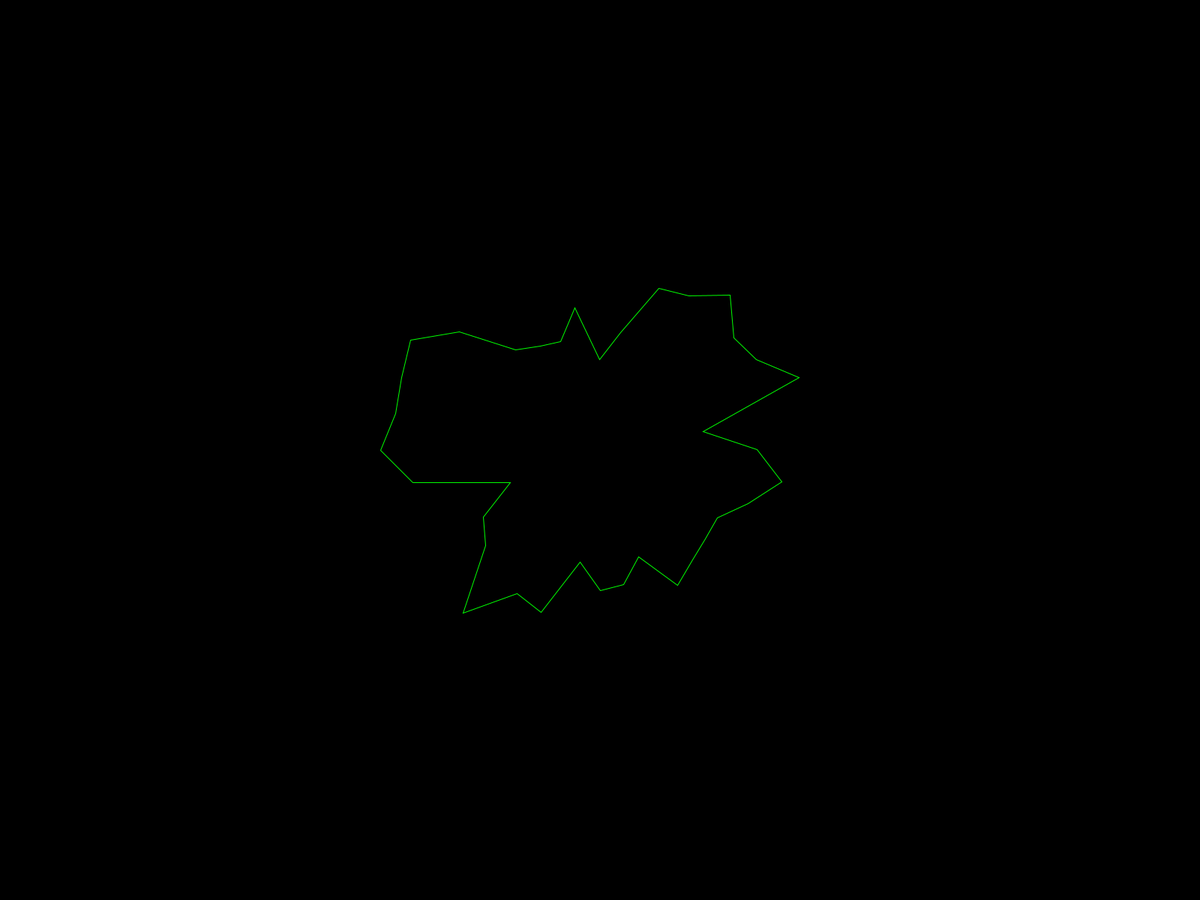
Frame 1 (no input)
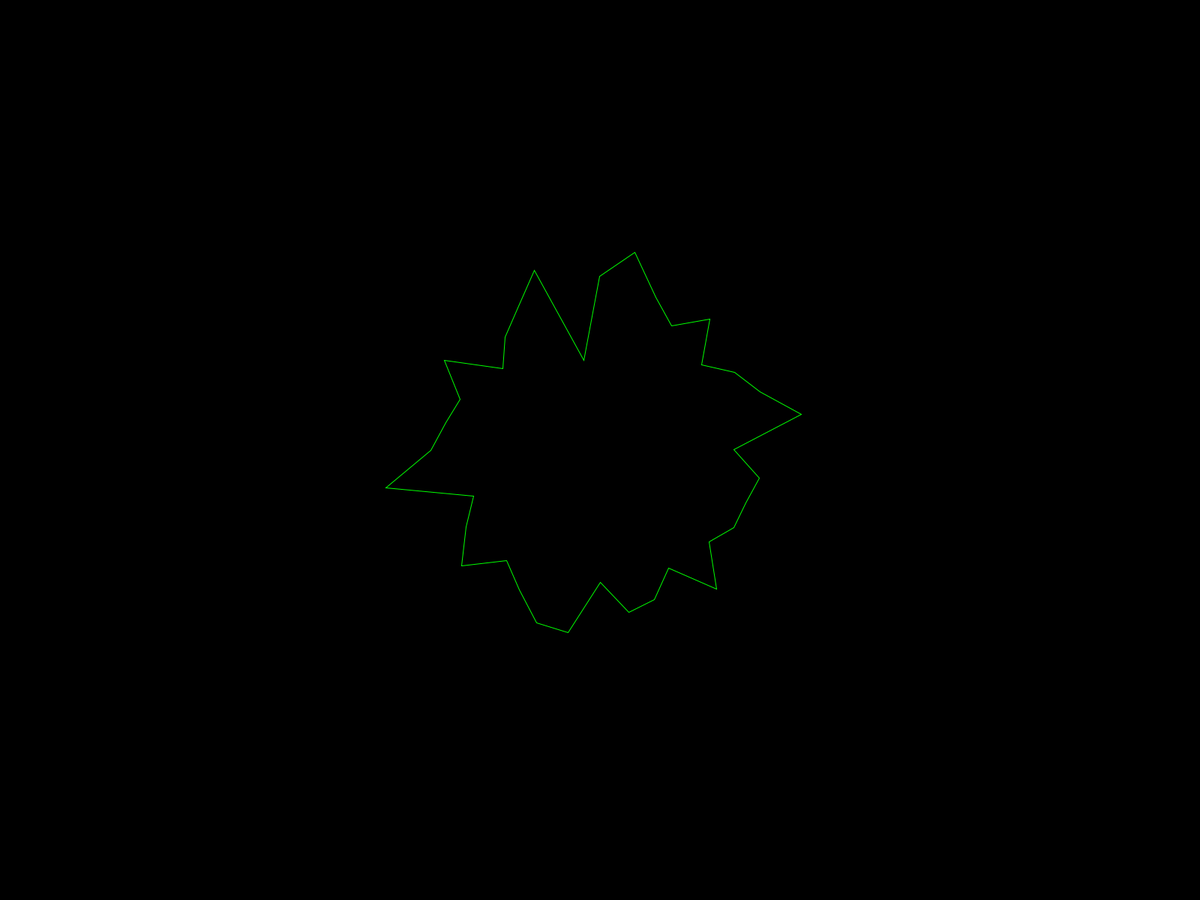
Frame 60 (the mouse pressed at the canvas centre just before this capture)
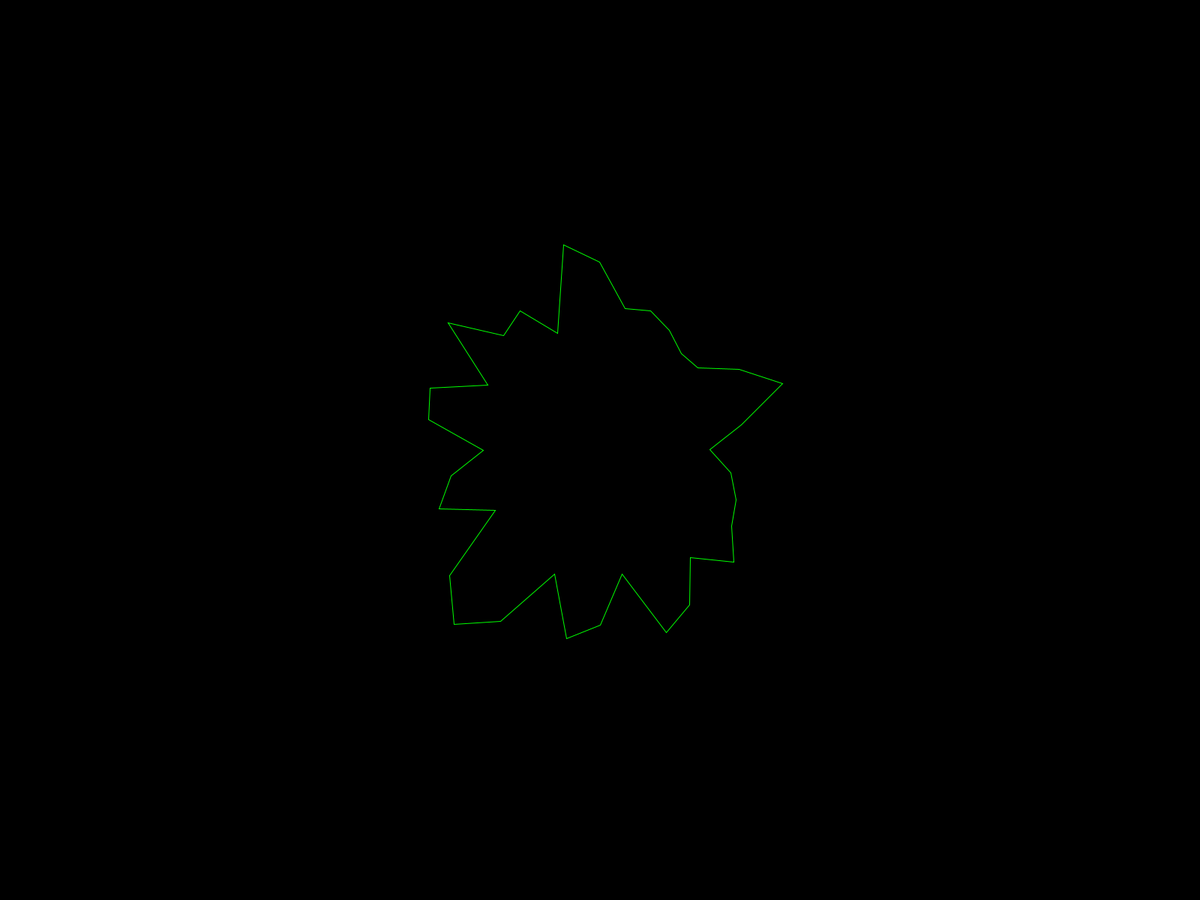
Frame 120 (the mouse held since frame 60 and released just before this capture)

The Processing sketch that drew these frames (run headless with seeded random() and noise(); from frame 60 on, the mouse is pressed at the canvas centre):

// Processing sketch: Blob
// ── Blob.pde
/**
 5 min app. Just a blob
 @Tech Processing.org - Android
 @Author P.Dymala
 */
void setup() {
  background(0);
  stroke(0, 255, 0);
  fullScreen();
  noFill();
}
float phase = 0;
float zoff = 0;
int numberOfFreqs = 36;
float rad = width/3;

void draw() {
  background(0);

  pushMatrix();
  translate(width/2, height/2);


  beginShape();

  for (float i = TWO_PI/numberOfFreqs; i < TWO_PI; i+= TWO_PI/numberOfFreqs) {


    float xoff = map(cos(i + phase), -1, 1, 0, 30);
    float yoff = map(sin(i + phase), -1, 1, 0, 30);
    float r = map(noise(xoff, yoff, zoff), 0, 1, 50, height / 3);
    float x = r * cos(i);
    float y = r * sin(i);
    vertex(x, y);
  }
  endShape(CLOSE);
  popMatrix();

  phase += 0.003;
  zoff += 0.01;
}
